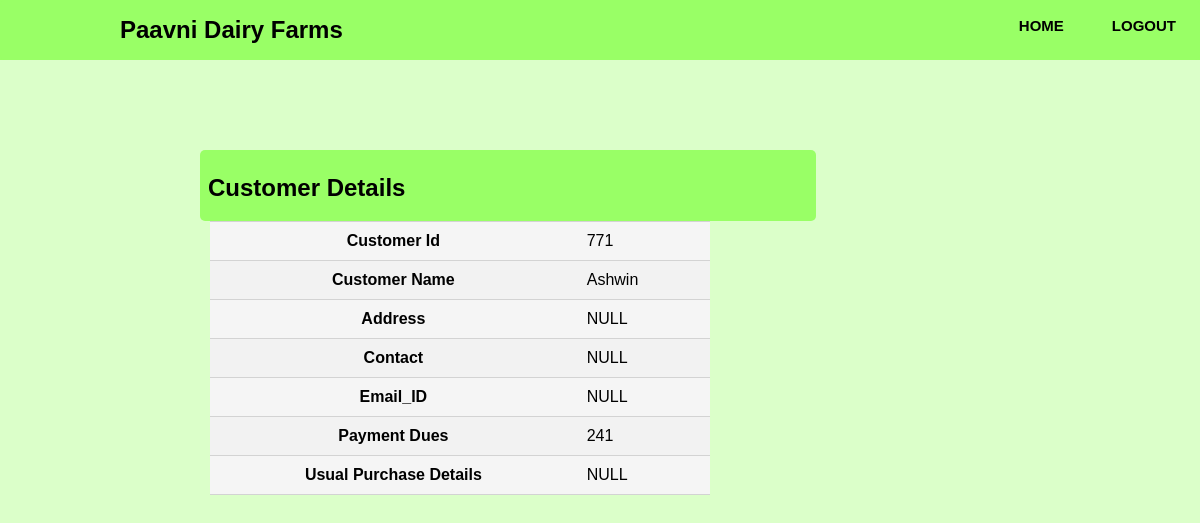
The page /custpage/771/ (signed in) on the database its author committed.
### customer/models.py (models this page shows, shortened)
class Customer(models.Model):
    Cust_Id = models.CharField(max_length=15, primary_key=True)
    Cust_Name = models.CharField(max_length=30, null=False, default='NULL')
    Cust_address = models.CharField(max_length=80, null=False, default='NULL')
    contact = models.CharField(max_length=15, null=False, default='NULL')
    Email_Id = models.CharField(max_length=25, null=False, default='NULL')
    Payment_Dues = models.IntegerField(default=0)
    Usual_purchase_details = models.TextField(null=False, default='NULL')
    updated = models.DateTimeField(auto_now = True, auto_now_add=False)
    timestamp = models.DateTimeField(auto_now = False, auto_now_add = True)

### customer/views.py (the view)
# urls.py: url(r'^(?P<Cust_Id>[0-9]+)/$', cust_views.cust_section, name='cust_section'),
def cust_section(request,Cust_Id):
	try:
		cust_data = Customer.objects.get(pk = Cust_Id)
	except Customer.DoesNotExist:
		raise Http404("The Customer info doesn't exist")
	context = {
		'cust_data' : cust_data,
			}
	return render(request, "cust_data.html",context)

### templates/cust_data.html (shortened to what this page needs)
{% load static %}
{% if request.user.is_authenticated %}
<head>
  <link type="text/css" href="{% static 'css/a.css' %}" rel="stylesheet">
</head>
<header>
 <div class="container" >
 <div class="logo">
      <h1><a  href="{% url 'home' %}">Paavni Dairy Farms</a>  </h1>
      </div>
 <nav>
  <ul>
   <li><a href="{% url 'auth_logout' %}">LOGOUT</a></li>
   <li><a href="{% url 'home' %}">HOME</a>
   </li>
  </ul>
 </nav>
</div>
</header>
<div class="title">
<h1>Customer Details</h1>
</div>
<div class="contain">
<table>
    <tr>
        <th>Customer Id</th>
        <td>{{cust_data.Cust_Id}}</td>
    </tr>
    <tr>
        <th>Customer Name</th>
        <td>{{cust_data.Cust_Name}}</td>
    </tr>
    <tr>
        <th>Address</th>
        <td>{{cust_data.Cust_address}}</td>
    </tr>
    <tr>
        <th>Contact</th>
        <td>{{cust_data.contact}}</td>
    </tr>
    <tr>
        <th>Email_ID</th>
        <td>{{cust_data.Email_Id}}</td>
    </tr>
    <tr>
        <th>Payment Dues</th>
        <td>{{cust_data.Payment_Dues}}</td>
    </tr>
    <tr>
        <th>Usual Purchase Details</th>
        <td>{{cust_data.Usual_purchase_details}}</td>
    </tr>
</table>
</div>
{%endif%}

### static_pro/our_static/css/a.css (style rules this page uses)
header { height: auto; overflow: hidden; background: #99FF66; color: #ffffff; }
.container { margin: auto; height: auto; overflow: hidden; background: #99FF66; border-radius: 5px; }
nav ul { list-style: none; float: right; }
nav ul li { float: right; padding: 0 24px; margin: 5px 0; font-weight: bold; font-size: 15px; }
a { text-decoration: none; color:black; cursor: pointer; }
.logo { height: auto; overflow: hidden; float: left; width: 300px; margin-left: 120px; }
.contain { width:500px; margin-left: 200px; margin-top:0px; margin-bottom:20px; }
.title { background:#99FF66; width: 600px; margin-left:200px; margin-top:90px; height: 40px; border-radius: 5px; padding: 8px; padding-bottom:23px; }
table { width: 100%; border-collapse: collapse; margin-right: 0px; margin-left: 10px; margin-bottom:0px; }
table, td, th { border: 1px solid lightgrey; border-left: 0; border-right: 0; padding: 10px; }
table { background: #f5f5f5; }
tr:nth-child(even) { background-color: #f2f2f2 }

### rows shown on the page
Customer: Cust_Id "771", Cust_Name "Ashwin", Cust_address "NULL", contact "NULL", Email_Id "NULL", Payment_Dues "241", Usual_purchase_details "NULL"
